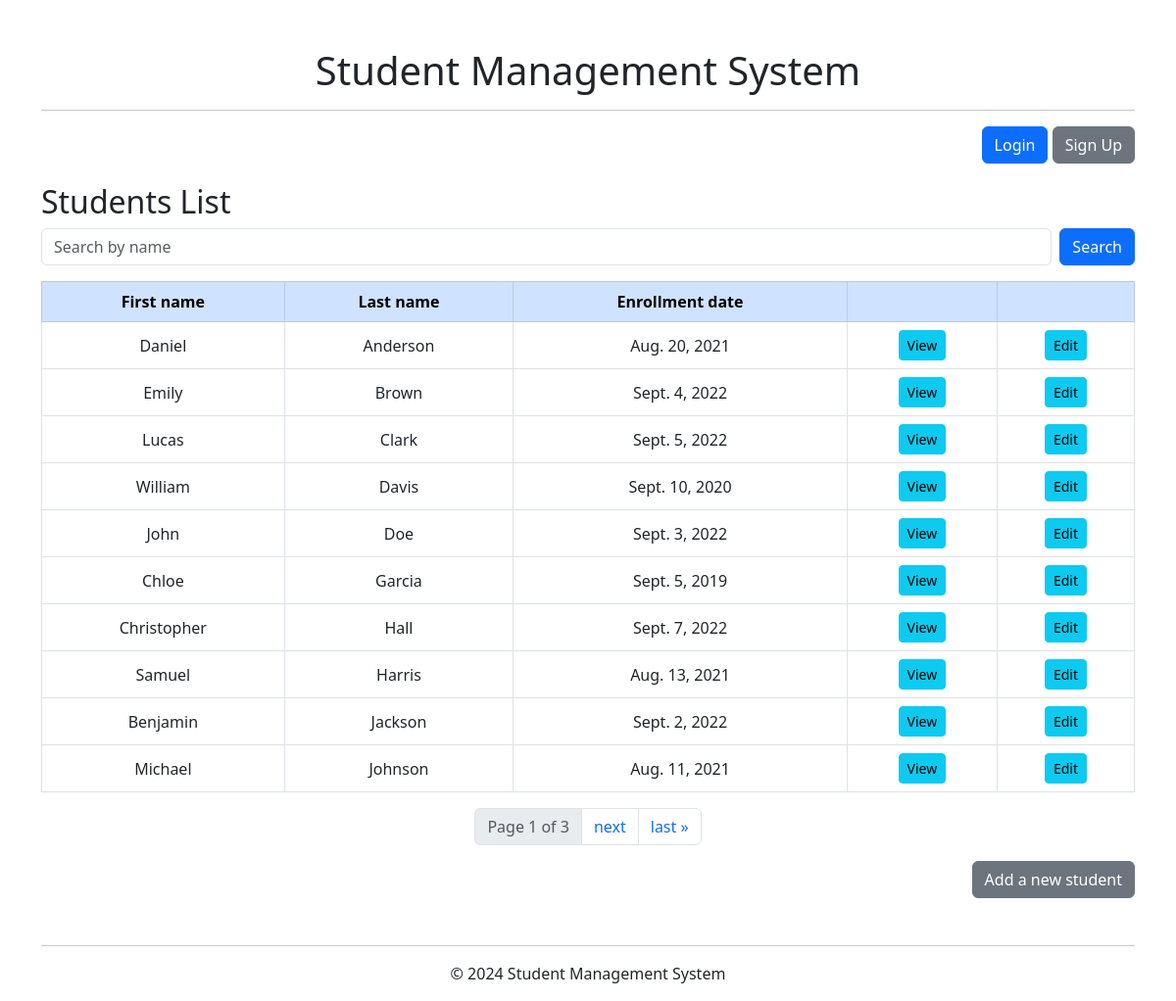
The page / on the database its author committed.
### student/models.py (models this page shows, shortened)
class Student(models.Model):
    first_name = models.CharField(max_length=100)
    last_name = models.CharField(max_length=100)
    email = models.EmailField()
    date_of_birth = models.DateField()
    enrollment_date = models.DateField()
    grade = models.IntegerField()

### student/views.py (the view)
# urls.py: path("", views.student_index, name="student_index"),
def student_index(request):
    students = Student.objects.all().order_by('last_name')
    paginator = Paginator(students, 10)  # Show 10 students per page
    page_number = request.GET.get('page')
    students = paginator.get_page(page_number)
    return render(request, 'student/index.html', {'students': students})

### student/templates/student/index.html (shortened to what this page needs)
{% extends 'base.html' %}
{% block content %}
<h2 style="text-align: left;">Students List</h2>
{% block students %}
<div class="mb-3">
    <form class="d-flex" method="GET" action="{% url 'student_search' %}">
        <input class="form-control me-2" type="text" name="q" placeholder="Search by name">
        <button class="btn btn-primary" type="submit">Search</button>
    </form>
</div>
<div class="table-responsive">
    <table class="table table-hover table-bordered align-middle">
        <thead class="table-primary text-center">
            <tr>
                <th scope="col">First name</th>
                <th scope="col">Last name</th>
                <th scope="col">Enrollment date</th>
                <th scope="col"></th>
                <th scope="col"></th>
            </tr>
        </thead>
        <tbody>
            {% for student in students %}
            <tr>
                <td class="text-center">{{ student.first_name }}</td>
                <td class="text-center">{{ student.last_name }}</td>
                <td class="text-center">{{ student.enrollment_date }}</td>
                <td class="text-center">
                    <a class="btn btn-info btn-sm" href="{% url 'student_detail' student.pk %}">View</a>
                </td>
                <td class="text-center">
                    <a class="btn btn-info btn-sm" href="{% url 'student_edit' student.pk %}">Edit</a>
                </td>
            </tr>
            {% empty %}
            <tr>
                <td colspan="4">No students available.</td>
            </tr>
            {% endfor %}
        </tbody>
    </table>
</div>
<nav aria-label="page navigation">
    <ul class="pagination justify-content-center">
        <li class="page-item disabled">
            <a class="page-link">Page {{ students.number }} of {{ students.paginator.num_pages }}</a>
        </li>
        {% if students.has_next %}
        <li class="page-item">
            <a class="page-link" href="?page={{ students.next_page_number }}">next</a>
        </li>
        <li class="page-item">
            <a class="page-link" href="?page={{ students.paginator.num_pages }}">last &raquo;</a>
            {% endif %}
    </ul>
</nav>
{% endblock %}
<div class="text-end"><a class="btn btn-secondary" href="{% url 'student_add' %}">Add a new student</a></div>
{% endblock %}

### rows shown on the page
Student: first_name "Daniel", last_name "Anderson", enrollment_date "Aug. 20, 2021"
Student: first_name "Emily", last_name "Brown", enrollment_date "Sept. 4, 2022"
Student: first_name "Lucas", last_name "Clark", enrollment_date "Sept. 5, 2022"
Student: first_name "William", last_name "Davis", enrollment_date "Sept. 10, 2020"
Student: first_name "John", last_name "Doe", enrollment_date "Sept. 3, 2022"
Student: first_name "Chloe", last_name "Garcia", enrollment_date "Sept. 5, 2019"
Student: first_name "Christopher", last_name "Hall", enrollment_date "Sept. 7, 2022"
Student: first_name "Samuel", last_name "Harris", enrollment_date "Aug. 13, 2021"
Student: first_name "Benjamin", last_name "Jackson", enrollment_date "Sept. 2, 2022"
Student: first_name "Michael", last_name "Johnson", enrollment_date "Aug. 11, 2021"

### other values the page prints
{{ students.number }} "1"
{{ students.paginator.num_pages }} "3"
